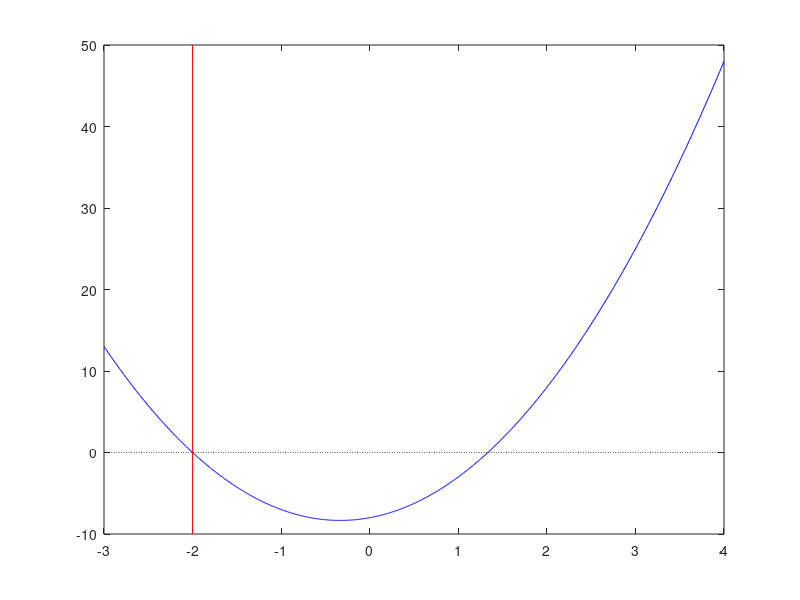

The MATLAB script that drew this image:
function [xR, flag] = myNewtonRaphson( functionHandle , x0 , xLim , ...
    Tol_x , Tol_y , MaxIter , ccSlope , Voc )

% Implementation of the Newton-Raphson root-finding algorithm, intended 
% for the numerical "solution" of the characteristic equation of slab (1D)
% multilayer waveguides.
%
% functionHandle is a handle to a function (written by user) designed to 
% return the value of a function y(x0) *AND* its dy/dx value at x0. In our
% case, the function is something like: 
%
%         [XE,dXE]=MLSWG_CharEq(ne0,nL,nR,ns,wl,ts,ModePol);
%
% See the example/test function written for how to write this function.
% x0 is the starting "guess" for the root (obligatory input) and xLim are
% the [lower,upper] x-boundaries where we're allowed to search for a root.
%
% GNU General Public License v3.0 | Copyright (c) 2022 Alexandros Pitilakis
% Alexandros Pitilakis / Thessaloniki, Greece
% 2015 Sept: Original version

% Test inputs
if nargin == 0
   functionHandle = @testFunct; % Check testFunct below
   x0 = -2;
   xLim = [ -3 4 ];
end

% Error check
if nargin == 1
    error( ' ## Newton-Raphson: Not starting guess provided!' );
end

% Default parameters
if nargin == 2
    xLim = [-Inf, +Inf];
end
if nargin < 4
    MaxIter = 100;
end
if nargin < 5
    Tol_x = 1e-10;
end
if nargin < 6
    Tol_y = 1e-10;
end
if nargin < 7
    ccSlope = 0.3; % Set to zero to "bypass" this feature of myNR solver
end
if nargin < 8
    Voc = 1;
end

% Begin NR iterations, until k
xR = [];
flag = [];
for ii = 1 : MaxIter
    
    % Find the function- and derivative-value at x=ne0, using the
    % functionHandle input. In our case, these are acquired by a function
    % of the sort [XE,dXE]=MLSWG_CharEq(ne0,nL,nR,ns,wl,ts,ModePol);
    [ y, dy ] = functionHandle( x0 );
    
    % Controlled convergense (stepping) of the method. The default value of
    % cc==1, but here we start it from something smaller and gradually
    % increase it as we approach MaxIter. The paramter ccSlope controls the
    % shape of this increase. If ccSlope>1 then cc increases fast and goes
    % into "saturation" (like a log function). If ccSlope<1, then cc
    % incrases slowly at first and rapidly near MaxIter (like an exp
    % funct). ccSlope>1 typically leads to faster convergence for "regular"
    % functions, but it may miss some roots where the y-slope is steep.
    cc = (ii/MaxIter)^ccSlope; 
    x0 = x0 + cc*( -y./dy );
    
    % Check the algorithm
    if abs(y./dy) < Tol_x && abs(y) < Tol_y && ...
            real(x0) > min(xLim) && real(x0) < max(xLim)
        if Voc == 1
            fprintf( ' ** Newton-Raphson: Root Found x = %f (after %d iters)\n' , x0 , ii );
        end
        xR = x0;
        flag = 1;
        break;
    elseif real(x0) < min(xLim) || real(x0) > max(xLim)
        if Voc == 1
            fprintf( ' ## Newton-Raphson: Off x-Limits => Aborting.\n' );
        end
        flag = 2;
        break;
    elseif ii == MaxIter,
        if Voc == 1
            fprintf( ' ## Newton-Raphson: MaxIterations reachead.\n' );
        end
        flag = 3;
    end
    
end

% Test outputs
if nargin == 0 && all( ~isinf(xLim) )
    close
    x = linspace( min(xLim) , max(xLim) , 1e3 );
    y = functionHandle( x );
    plot( x , y , 'b-' ); hold on;
    plot( xR*[1 1],get(gca,'YLim'),'r-')
    plot( x , 0*x , 'k:' );
end

end

% Test function 
function [f,df]=testFunct(x)
    f = 3*x.^2 + 2*x - 8;
    df = 6*x + 2 ;
end